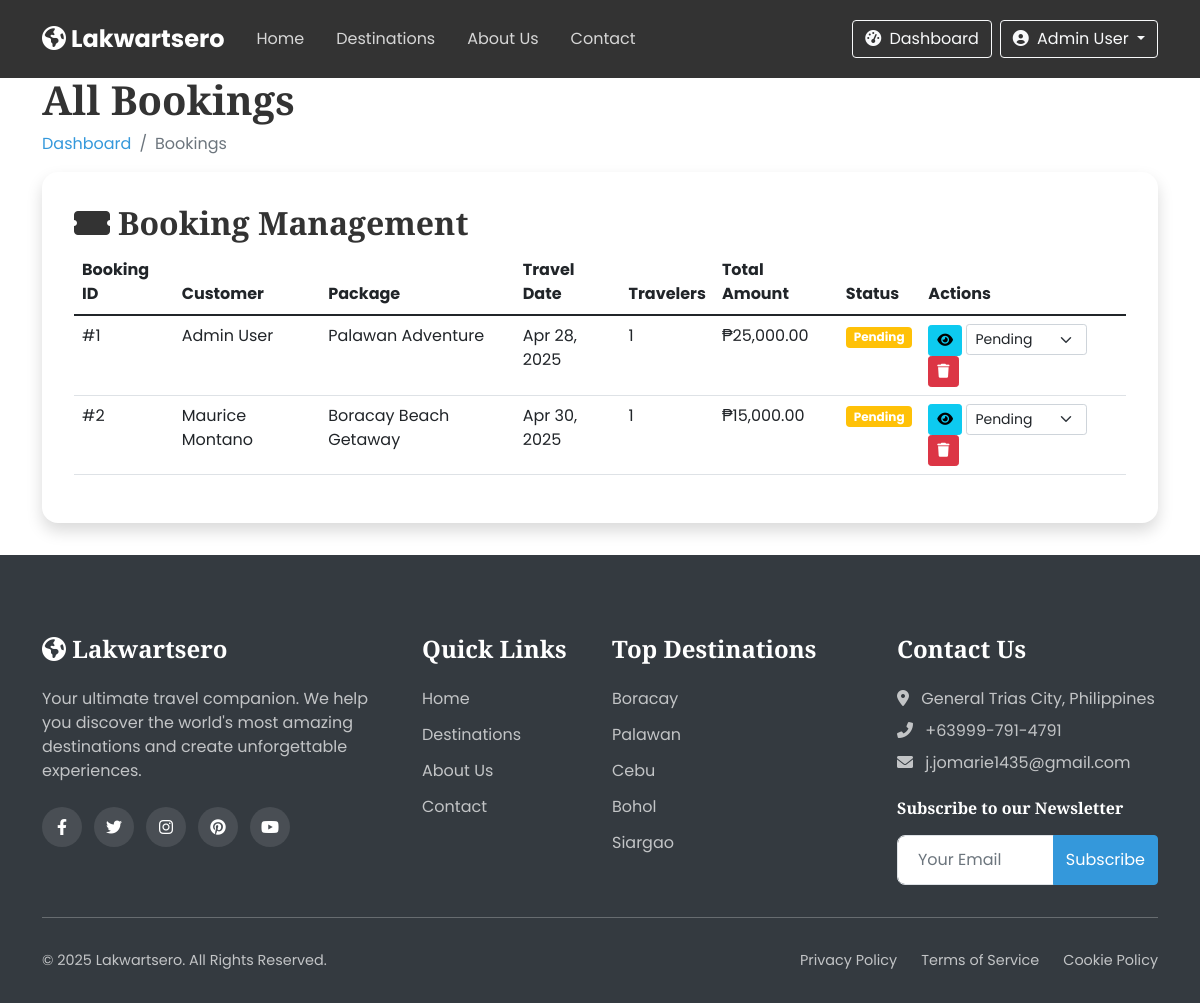
The page /bookings.php (signed in) on the database its author committed.
### tables this page shows
CREATE TABLE `bookings` (
  `id` int(11) NOT NULL,
  `user_id` int(11) NOT NULL,
  `package_id` int(11) NOT NULL,
  `booking_date` date NOT NULL,
  `travel_date` date NOT NULL,
  `num_travelers` int(11) NOT NULL DEFAULT 1,
  `total_price` decimal(10,2) NOT NULL,
  `status` enum('pending','confirmed','cancelled') DEFAULT 'pending',
  `confirmation_number` varchar(20) DEFAULT NULL,
  `special_requests` text DEFAULT NULL,
  `created_at` timestamp NOT NULL DEFAULT current_timestamp(),
  `updated_at` timestamp NOT NULL DEFAULT current_timestamp() ON UPDATE current_timestamp()
);

CREATE TABLE `users` (
  `id` int(11) NOT NULL,
  `role_id` int(11) NOT NULL,
  `full_name` varchar(100) NOT NULL,
  `username` varchar(50) NOT NULL,
  `email` varchar(100) NOT NULL,
  `password` varchar(255) NOT NULL,
  `phone` varchar(20) DEFAULT NULL,
  `address` text DEFAULT NULL,
  `profile_img` varchar(255) DEFAULT 'default-user.jpg',
  `created_at` timestamp NOT NULL DEFAULT current_timestamp(),
  `updated_at` timestamp NOT NULL DEFAULT current_timestamp() ON UPDATE current_timestamp(),
  `status` enum('active','inactive','banned') DEFAULT 'active'
);

CREATE TABLE `packages` (
  `id` int(11) NOT NULL,
  `destination_id` int(11) NOT NULL,
  `title` varchar(100) NOT NULL,
  `description` text DEFAULT NULL,
  `price` decimal(10,2) NOT NULL,
  `duration` int(11) NOT NULL COMMENT 'in days',
  `max_travelers` int(11) DEFAULT 10,
  `itinerary` text DEFAULT NULL,
  `inclusions` text DEFAULT NULL,
  `exclusions` text DEFAULT NULL,
  `featured` tinyint(1) DEFAULT 0,
  `discount_percent` int(11) DEFAULT 0,
  `created_by` int(11) DEFAULT NULL,
  `image_url` varchar(255) DEFAULT NULL,
  `created_at` timestamp NOT NULL DEFAULT current_timestamp(),
  `updated_at` timestamp NOT NULL DEFAULT current_timestamp() ON UPDATE current_timestamp(),
  `status` enum('active','inactive','sold-out') DEFAULT 'active'
);

### includes/functions.php (called while the page is built, shortened)
<?php
function formatCurrency($amount) {
    return '₱' . number_format($amount, 2);
}
?>

### bookings.php (the view, shortened to what this page needs)
<?php
include 'includes/header.php';
$sql = "SELECT b.*, u.full_name, p.title as package_title, p.price
        FROM bookings b
        JOIN users u ON b.user_id = u.id
        JOIN packages p ON b.package_id = p.id
        ORDER BY b.booking_date DESC";
$result = $conn->query($sql);
?>
<section class="dashboard-section">
    <div class="container">
        <div class="dashboard-header" data-aos="fade-up">
            <h1>All Bookings</h1>
            <nav aria-label="breadcrumb">
                <ol class="breadcrumb">
                    <li class="breadcrumb-item"><a href="admin-dashboard.php">Dashboard</a></li>
                    <li class="breadcrumb-item active">Bookings</li>
                </ol>
            </nav>
        </div>
        <div class="dashboard-card" data-aos="fade-up">
            <div class="dashboard-card-header">
                <h2><i class="fas fa-ticket-alt me-2"></i>Booking Management</h2>
            </div>
            <div class="dashboard-card-body">
                <div class="table-responsive">
                    <table class="table table-hover">
                        <thead>
                            <tr>
                                <th>Booking ID</th>
                                <th>Customer</th>
                                <th>Package</th>
                                <th>Travel Date</th>
                                <th>Travelers</th>
                                <th>Total Amount</th>
                                <th>Status</th>
                                <th>Actions</th>
                            </tr>
                        </thead>
                        <tbody>
                            <?php while($booking = $result->fetch_assoc()): ?>
                            <tr>
                                <td>#<?php echo $booking['id']; ?></td>
                                <td><?php echo htmlspecialchars($booking['full_name']); ?></td>
                                <td><?php echo htmlspecialchars($booking['package_title']); ?></td>
                                <td><?php echo date('M d, Y', strtotime($booking['travel_date'])); ?></td>
                                <td><?php echo $booking['num_travelers']; ?></td>
                                <td><?php echo formatCurrency($booking['total_price']); ?></td>
                                <td>
                                    <span class="badge bg-<?php
                                        echo $booking['status'] == 'confirmed' ? 'success' :
                                            ($booking['status'] == 'pending' ? 'warning' : 'danger');
                                    ?>">
                                        <?php echo ucfirst($booking['status']); ?>
                                    </span>
                                </td>
                                <td>
                                    <a href="view-booking.php?id=<?php echo $booking['id']; ?>" class="btn btn-sm btn-info">
                                        <i class="fas fa-eye"></i>
                                    </a>
                                    <select class="form-select form-select-sm d-inline-block w-auto me-2 booking-status-select"
                                            data-booking-id="<?php echo $booking['id']; ?>"
                                            data-current-status="<?php echo $booking['status']; ?>">
                                        <option value="pending" <?php echo $booking['status'] == 'pending' ? 'selected' : ''; ?>>Pending</option>
                                    </select>
                                    <a href="bookings.php?delete_booking=<?php echo $booking['id']; ?>" class="btn btn-sm btn-danger" onclick="return confirm('Are you sure you want to delete this booking?')">
                                        <i class="fas fa-trash"></i>
                                    </a>
                                </td>
                            </tr>
                            <?php endwhile; ?>
                        </tbody>
                    </table>
                </div>
            </div>
        </div>
    </div>
</section>
<?php include 'includes/footer.php'; ?>

### css/style.css (style rules this page uses)
:root { --primary-color: #3498db; --secondary-color: #2ecc71; --accent-color: #e74c3c; --text-color: #333; --light-color: #f8f9fa; --dark-color: #343a40; --gray-color: #6c757d; --border-color: #dee2e6; --transition: all 0.3s ease; --box-shadow: 0 0.5rem 1rem rgba(0, 0, 0, 0.15); --section-padding: 5rem 0; }
body { font-family: 'Poppins', sans-serif; color: var(--text-color); background-color: #fff; overflow-x: hidden; }
h1, h2, h3, h4, h5, h6 { font-family: 'Playfair Display', serif; font-weight: 700; }
a { text-decoration: none; color: var(--primary-color); transition: var(--transition); }
.dashboard-card { background-color: #fff; border-radius: 1rem; box-shadow: var(--box-shadow); padding: 2rem; margin-bottom: 2rem; height: 100%; }

### rows shown on the page
bookings: id "1", user.full_name "Admin User", package.title "Palawan Adventure", travel_date "Apr 28, 2025", num_travelers "1", total_price "₱25,000.00", status "Pending", status+id "Pending"
bookings: id "2", user.full_name "Maurice Montano", package.title "Boracay Beach Getaway", travel_date "Apr 30, 2025", num_travelers "1", total_price "₱15,000.00", status "Pending", status+id "Pending"

### other values the page prints
$_SESSION['full_name'] "Admin User"
